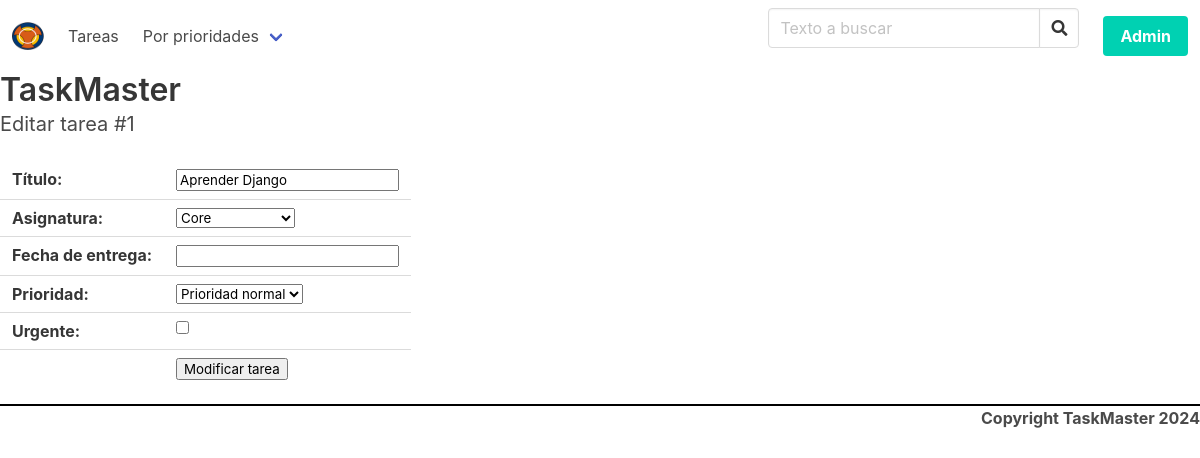
The app's page /tareas/editar/1/, older data.
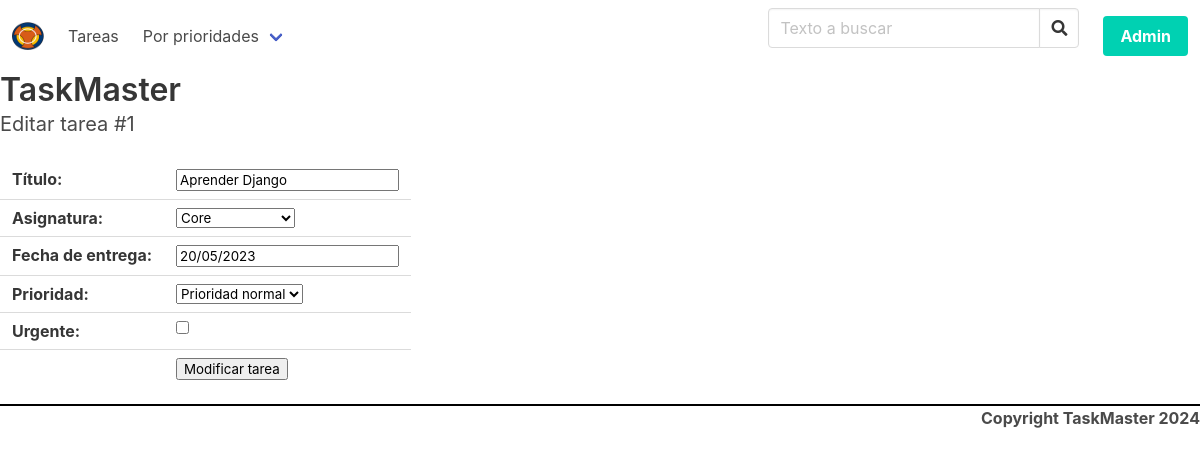
The same page, newer data.
### tasks/models.py (models this page shows, shortened)
class Task(models.Model):
    class Meta:
        verbose_name = "Tarea"
        verbose_name_plural = "Tareas"
    title = models.CharField(
        verbose_name="título",
        max_length=250,
        unique=True,
    )
    subject = models.ForeignKey(
        Subject,
        verbose_name="Asignatura",
        on_delete=models.PROTECT,
        related_name="tasks",
        default=1,
    )
    due_date = models.DateField(
        "Fecha de entrega",
        null=True,
        blank=True,
        default=None,
        validators=[
            date_in_future,
        ],
    )
    urgent = models.BooleanField(
        "Urgente",
        default=False,
    )
    priority = models.CharField(
        "Prioridad",
        max_length=1,
        choices=PRIORITIES,
        default="N",
    )
    created = models.DateTimeField(auto_now_add=True)
    updated = models.DateTimeField(auto_now=True)

### tasks/views.py (the view)
# urls.py: path("tareas/editar/<int:pk>/", views.edit_task, name="edit_task"),
def edit_task(request, pk):
    task = Task.objects.get(pk=pk)
    if request.method == "POST":
        form = forms.EditTaskForm(request.POST, instance=task)
        if form.is_valid():
            task = form.save()
            return redirect("/")
    else:
        form = forms.EditTaskForm(instance=task)
    return render(
        request,
        "tasks/edit_task.html",
        {
            "title": f"Editar tarea #{task.pk}",
            "form": form,
        },
    )

### tasks/forms.py
class EditTaskForm(forms.ModelForm):
    class Meta:
        model = Task
        fields = ["title", "subject", "due_date", "priority", "urgent"]

### tasks/models.py (called while the page is built)
    def __str__(self):
        return self.name

### tasks/templates/tasks/edit_task.html (shortened to what this page needs)
{% extends 'tasks/base.html' %}
{% block content %}
<form action="." method="POST">
    <table class="table">
        {{ form.as_table }}
        <tr>
            <td></td>
            <td>
                <button type="submit" value="ok">Modificar tarea</button>
            </td>
        </tr>
    </table>
</form>
{% endblock content %}

Row changes from the older to the newer data that the page shows:
changed Task "Aprender Django": due_date (not shown) → "20/05/2023"
